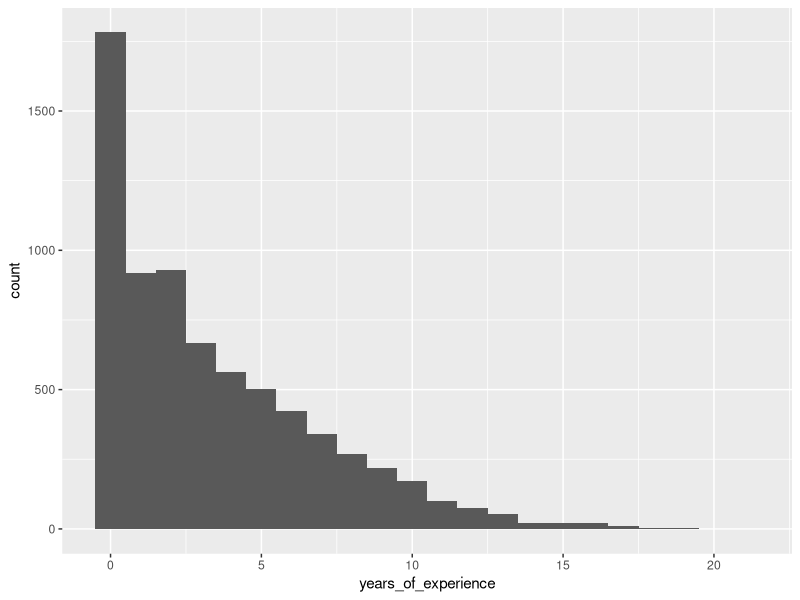
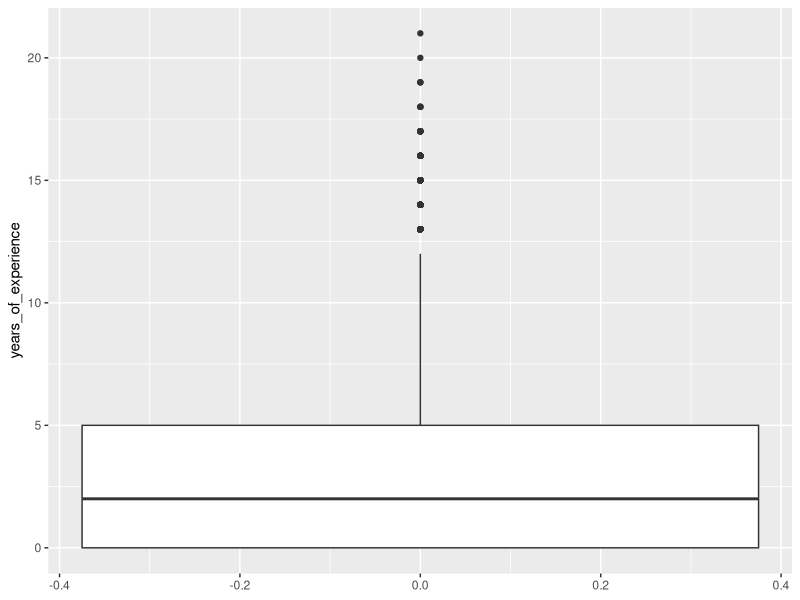
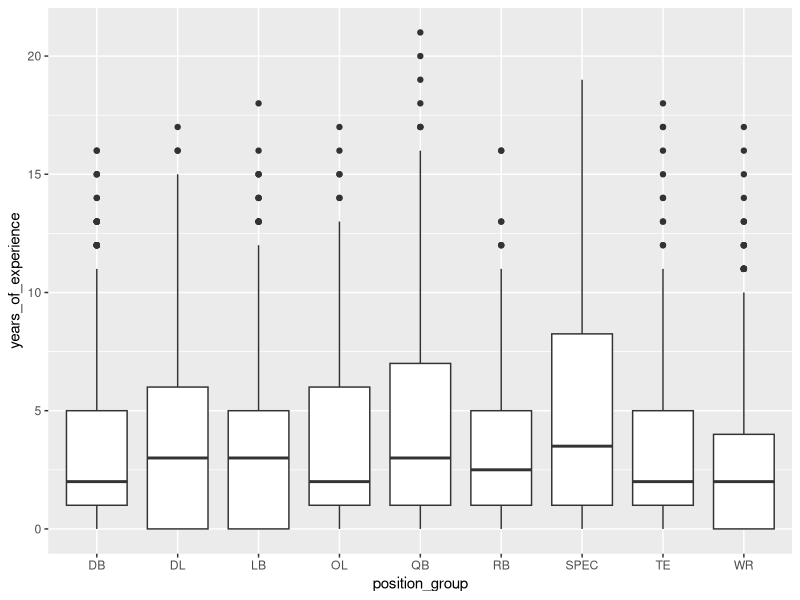

Generate these figures, in order, with R:
library(ggplot2)

nfl_data = read.csv("dataset/nfl_players_clean.csv")

nfl_data$position_group = as.factor(nfl_data$position_group)
nfl_data$position = as.factor(nfl_data$position)
nfl_data$team_abbr = as.factor(nfl_data$team_abbr)

plt1 <- ggplot(nfl_data) + geom_histogram(aes(x=years_of_experience), binwidth = 1)
plt2 <- ggplot(nfl_data) + geom_boxplot(aes(y=years_of_experience))
plt3 <- ggplot(nfl_data) + geom_boxplot(aes(x=position_group, y=years_of_experience))
print(summary(nfl_data$years_of_experience))
print(plt1)
print(plt2)
print(plt3)
